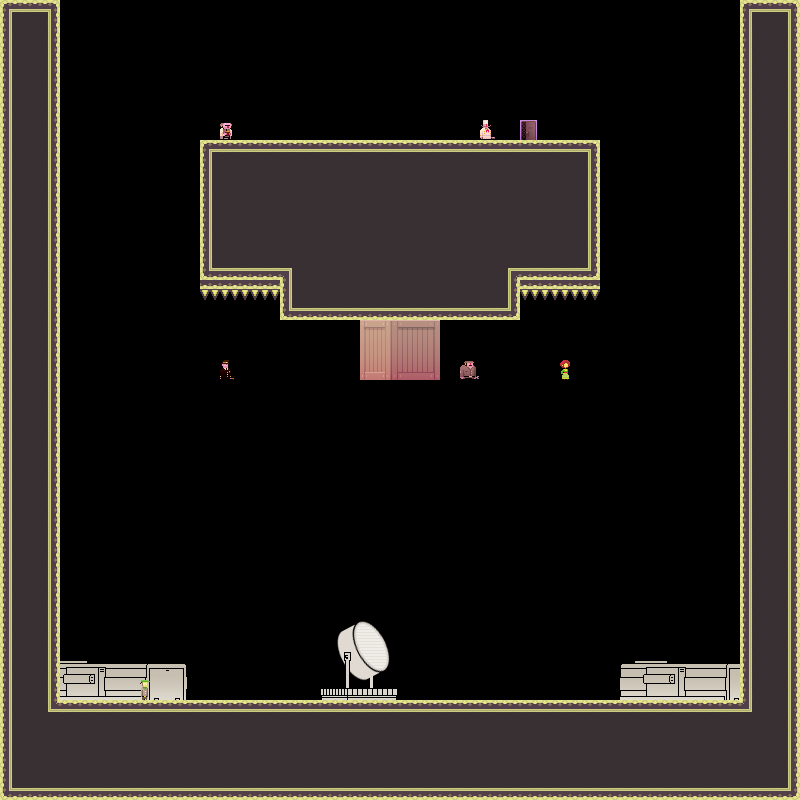

The image is a tile-based game level rendered from a .tmx file. Its description and source (layers, tilesets, objects; grid data summarised) follow:
An orthogonal 40x40 tile map with 20x20 px tiles, 3 tile layers (bg, bg2, dontAutoLoad_sprites) and 11 objects.

<map version="1.0" orientation="orthogonal" width="40" height="40" tilewidth="20" tileheight="20">
 <tileset firstgid="1" name="tiles_military" tilewidth="20" tileheight="20">
  <image source="../Art/tiles_military.png" width="400" height="400" />
  <terraintypes>
   <terrain name="solid" tile="151" />
   <terrain name="hollow" tile="94" />
  </terraintypes>
  <tile id="8" terrain=",,,1" />
  <tile id="9" terrain=",,1,1" />
  <tile id="10" terrain=",,1,1" />
  <tile id="11" terrain=",,1,1" />
  <tile id="12" terrain=",,1,1" />
  <tile id="13" terrain=",,1,1" />
  <tile id="14" terrain=",,1," />
  <tile id="15" terrain="1,1,1," />
  <tile id="16" terrain="1,1,,1" />
  <tile id="28" terrain=",1,,1" />
  <tile id="34" terrain="1,,1," />
  <tile id="35" terrain="1,,1,1" />
  <tile id="36" terrain=",1,1,1" />
  <tile id="48" terrain=",1,,1" />
  <tile id="54" terrain="1,,1," />
  <tile id="68" terrain=",1,,1" />
  <tile id="74" terrain="1,,1," />
  <tile id="88" terrain=",1,,1" />
  <tile id="94" terrain="1,,1," />
  <tile id="108" terrain=",1,,1" />
  <tile id="114" terrain="1,,1," />
  <tile id="128" terrain=",1,," />
  <tile id="129" terrain="1,1,," />
  <tile id="130" terrain="1,1,," />
  <tile id="131" terrain="1,1,," />
  <tile id="132" terrain="1,1,," />
  <tile id="133" terrain="1,1,," />
  <tile id="134" terrain="1,,," />
  <tile id="148" terrain=",,,0" />
  <tile id="149" terrain=",,0,0" />
  <tile id="150" terrain=",,0," />
  <tile id="151" terrain="0,0,0," />
  <tile id="152" terrain="0,0,," />
  <tile id="153" terrain="0,0,,0" />
  <tile id="168" terrain=",0,,0" />
  <tile id="170" terrain="0,,0," />
  <tile id="171" terrain="0,,0," />
  <tile id="173" terrain=",0,,0" />
  <tile id="188" terrain=",0,," />
  <tile id="189" terrain="0,0,," />
  <tile id="190" terrain="0,,," />
  <tile id="191" terrain="0,,0,0" />
  <tile id="192" terrain=",,0,0" />
  <tile id="193" terrain=",0,0,0" />
  <tile id="194" terrain="0,0,0,0" />
  <tile id="195" terrain="1,1,1,1" />
  <tile id="356">
   <properties>
    <property name="LargeCrate" value="" />
   </properties>
  </tile>
  <tile id="380">
   <properties>
    <property name="Andre" value="" />
   </properties>
  </tile>
  <tile id="381">
   <properties>
    <property name="Liselot" value="" />
   </properties>
  </tile>
  <tile id="382">
   <properties>
    <property name="Amsterdaam" value="" />
   </properties>
  </tile>
  <tile id="383">
   <properties>
    <property name="Worker" value="" />
   </properties>
  </tile>
  <tile id="384">
   <properties>
    <property name="Inspector" value="" />
   </properties>
  </tile>
  <tile id="385">
   <properties>
    <property name="Chef" value="" />
   </properties>
  </tile>
  <tile id="386">
   <properties>
    <property name="Exit" value="" />
   </properties>
  </tile>
  <tile id="387">
   <properties>
    <property name="Trampoline" value="" />
   </properties>
  </tile>
  <tile id="388">
   <properties>
    <property name="SmallCrate" value="" />
   </properties>
  </tile>
  <tile id="389">
   <properties>
    <property name="SugarBag" value="" />
   </properties>
  </tile>
 </tileset>
 <layer name="bg" width="40" height="40">
  <data>[1600 cells, 582 non-empty, 18 distinct tile ids]</data>
 </layer>
 <layer name="bg2" width="40" height="40">
  <data>[1600 cells, 75 non-empty, 57 distinct tile ids]</data>
 </layer>
 <objectgroup name="boxes" width="40" height="40">
  <object x="0" y="700" width="800" height="100" />
  <object x="0" y="0" width="60" height="700" />
  <object x="740" y="0" width="60" height="700" />
  <object x="200" y="140" width="400" height="140" />
  <object x="200" y="380" width="400" height="160" />
  <object x="140" y="380">
   <polyline points="0,0 0,260" />
  </object>
  <object x="680" y="140">
   <polyline points="0,0 0,180" />
  </object>
  <object x="60" y="140">
   <polyline points="0,0 0,180" />
  </object>
  <object x="280" y="280" width="240" height="40" />
 </objectgroup>
 <layer name="dontAutoLoad_sprites" width="40" height="40">
  <data>[1600 cells, 19 non-empty, 19 distinct tile ids]</data>
 </layer>
 <objectgroup name="dontAutoLoad_death" width="40" height="40">
  <object x="520" y="280" width="80" height="20" />
  <object x="200" y="280" width="80" height="20" />
 </objectgroup>
</map>
